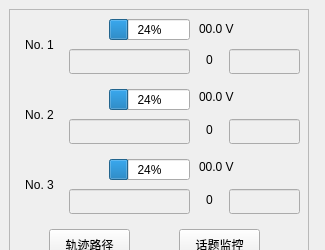
  <widget class="QDockWidget" name="dock_status">
   <property name="sizePolicy">
    <sizepolicy hsizetype="Minimum" vsizetype="Preferred">
     <horstretch>0</horstretch>
     <verstretch>0</verstretch>
    </sizepolicy>
   </property>
   <property name="minimumSize">
    <size>
     <width>325</width>
     <height>250</height>
    </size>
   </property>
   <property name="floating">
    <bool>true</bool>
   </property>
   <property name="allowedAreas">
    <set>Qt::LeftDockWidgetArea|Qt::RightDockWidgetArea</set>
   </property>
   <property name="windowTitle">
    <string>Drone State</string>
   </property>
   <attribute name="dockWidgetArea">
    <number>2</number>
   </attribute>
   <widget class="QWidget" name="dockWidgetContents_2">
    <widget class="QFrame" name="frame">
     <property name="geometry">
      <rect>
       <x>9</x>
       <y>9</y>
       <width>300</width>
       <height>270</height>
      </rect>
     </property>
     <property name="sizePolicy">
      <sizepolicy hsizetype="Minimum" vsizetype="Preferred">
       <horstretch>0</horstretch>
       <verstretch>0</verstretch>
      </sizepolicy>
     </property>
     <property name="minimumSize">
      <size>
       <width>300</width>
       <height>270</height>
      </size>
     </property>
     <property name="frameShape">
      <enum>QFrame::StyledPanel</enum>
     </property>
     <property name="frameShadow">
      <enum>QFrame::Raised</enum>
     </property>
     <widget class="QProgressBar" name="drone_progressBar_1">
      <property name="geometry">
       <rect>
        <x>100</x>
        <y>10</y>
        <width>81</width>
        <height>21</height>
       </rect>
      </property>
      <property name="value">
       <number>24</number>
      </property>
     </widget>
     <widget class="QLabel" name="drone_label_num_1">
      <property name="geometry">
       <rect>
        <x>10</x>
        <y>10</y>
        <width>41</width>
        <height>51</height>
       </rect>
      </property>
      <property name="text">
       <string>No. 1</string>
      </property>
      <property name="alignment">
       <set>Qt::AlignCenter</set>
      </property>
     </widget>
     <widget class="QLineEdit" name="drone_State_lineEdit_1">
      <property name="enabled">
       <bool>false</bool>
      </property>
      <property name="geometry">
       <rect>
        <x>60</x>
        <y>40</y>
        <width>121</width>
        <height>25</height>
       </rect>
      </property>
      <property name="alignment">
       <set>Qt::AlignCenter</set>
      </property>
      <property name="readOnly">
       <bool>false</bool>
      </property>
     </widget>
     <widget class="QLabel" name="drone_png_battery_1">
      <property name="geometry">
       <rect>
        <x>60</x>
        <y>10</y>
        <width>31</width>
        <height>21</height>
       </rect>
      </property>
      <property name="text">
       <string/>
      </property>
      <property name="pixmap">
       <pixmap>:/images/power.png</pixmap>
      </property>
     </widget>
     <widget class="QLabel" name="drone_label_power_1">
      <property name="geometry">
       <rect>
        <x>190</x>
        <y>12</y>
        <width>51</width>
        <height>16</height>
       </rect>
      </property>
      <property name="text">
       <string>00.0 V</string>
      </property>
     </widget>
     <widget class="QLabel" name="drone_label_sys_state_1">
      <property name="geometry">
       <rect>
        <x>190</x>
        <y>40</y>
        <width>21</width>
        <height>21</height>
       </rect>
      </property>
      <property name="text">
       <string>0</string>
      </property>
      <property name="alignment">
       <set>Qt::AlignCenter</set>
      </property>
     </widget>
     <widget class="QLabel" name="drone_label_num_2">
      <property name="geometry">
       <rect>
        <x>10</x>
        <y>80</y>
        <width>41</width>
        <height>51</height>
       </rect>
      </property>
      <property name="text">
       <string>No. 2</string>
      </property>
      <property name="alignment">
       <set>Qt::AlignCenter</set>
      </property>
     </widget>
     <widget class="QLabel" name="drone_png_battery_2">
      <property name="geometry">
       <rect>
        <x>60</x>
        <y>80</y>
        <width>31</width>
        <height>21</height>
       </rect>
      </property>
      <property name="text">
       <string/>
      </property>
      <property name="pixmap">
       <pixmap>:/images/power.png</pixmap>
      </property>
     </widget>
     <widget class="QProgressBar" name="drone_progressBar_2">
      <property name="geometry">
       <rect>
        <x>100</x>
        <y>80</y>
        <width>81</width>
        <height>21</height>
       </rect>
      </property>
      <property name="value">
       <number>24</number>
      </property>
     </widget>
     <widget class="QLabel" name="drone_label_power_2">
      <property name="geometry">
       <rect>
        <x>190</x>
        <y>80</y>
        <width>51</width>
        <height>16</height>
       </rect>
      </property>
      <property name="text">
       <string>00.0 V</string>
      </property>
     </widget>
     <widget class="QLineEdit" name="drone_State_lineEdit_2">
      <property name="enabled">
       <bool>false</bool>
      </property>
      <property name="geometry">
       <rect>
        <x>60</x>
        <y>110</y>
        <width>121</width>
        <height>25</height>
       </rect>
      </property>
      <property name="alignment">
       <set>Qt::AlignCenter</set>
      </property>
      <property name="readOnly">
       <bool>false</bool>
      </property>
     </widget>
     <widget class="QLabel" name="drone_label_sys_state_2">
      <property name="geometry">
       <rect>
        <x>190</x>
        <y>110</y>
        <width>21</width>
        <height>21</height>
       </rect>
      </property>
      <property name="text">
       <string>0</string>
      </property>
      <property name="alignment">
       <set>Qt::AlignCenter</set>
      </property>
     </widget>
     <widget class="QLabel" name="drone_label_num_3">
      <property name="geometry">
       <rect>
        <x>10</x>
        <y>150</y>
        <width>41</width>
        <height>51</height>
       </rect>
      </property>
      <property name="text">
       <string>No. 3</string>
      </property>
      <property name="alignment">
       <set>Qt::AlignCenter</set>
      </property>
     </widget>
     <widget class="QLabel" name="drone_png_battery_3">
      <property name="geometry">
       <rect>
        <x>60</x>
        <y>150</y>
        <width>31</width>
        <height>21</height>
       </rect>
      </property>
      <property name="text">
       <string/>
      </property>
      <property name="pixmap">
       <pixmap>:/images/power.png</pixmap>
      </property>
     </widget>
     <widget class="QProgressBar" name="drone_progressBar_3">
      <property name="geometry">
       <rect>
        <x>100</x>
        <y>150</y>
        <width>81</width>
        <height>21</height>
       </rect>
      </property>
      <property name="value">
       <number>24</number>
      </property>
     </widget>
     <widget class="QLabel" name="drone_label_power_3">
      <property name="geometry">
       <rect>
        <x>190</x>
        <y>150</y>
        <width>51</width>
        <height>16</height>
       </rect>
      </property>
      <property name="text">
       <string>00.0 V</string>
      </property>
     </widget>
     <widget class="QLineEdit" name="drone_State_lineEdit_3">
      <property name="enabled">
       <bool>false</bool>
      </property>
      <property name="geometry">
       <rect>
        <x>60</x>
        <y>180</y>
        <width>121</width>
        <height>25</height>
       </rect>
      </property>
      <property name="text">
       <string/>
      </property>
      <property name="alignment">
       <set>Qt::AlignCenter</set>
      </property>
      <property name="readOnly">
       <bool>false</bool>
      </property>
     </widget>
     <widget class="QLabel" name="drone_label_sys_state_3">
      <property name="geometry">
       <rect>
        <x>190</x>
        <y>180</y>
        <width>21</width>
        <height>21</height>
       </rect>
      </property>
      <property name="text">
       <string>0</string>
      </property>
      <property name="alignment">
       <set>Qt::AlignCenter</set>
      </property>
     </widget>
     <widget class="QLineEdit" name="drone_func_type_1">
      <property name="enabled">
       <bool>false</bool>
      </property>
      <property name="geometry">
       <rect>
        <x>220</x>
        <y>40</y>
        <width>71</width>
        <height>25</height>
       </rect>
      </property>
      <property name="alignment">
       <set>Qt::AlignCenter</set>
      </property>
     </widget>
     <widget class="QLineEdit" name="drone_func_type_2">
      <property name="enabled">
       <bool>false</bool>
      </property>
      <property name="geometry">
       <rect>
        <x>220</x>
        <y>110</y>
        <width>71</width>
        <height>25</height>
       </rect>
      </property>
      <property name="alignment">
       <set>Qt::AlignCenter</set>
      </property>
     </widget>
     <widget class="QLineEdit" name="drone_func_type_3">
      <property name="enabled">
       <bool>false</bool>
      </property>
      <property name="geometry">
       <rect>
        <x>220</x>
        <y>180</y>
        <width>71</width>
        <height>25</height>
       </rect>
      </property>
      <property name="alignment">
       <set>Qt::AlignCenter</set>
      </property>
     </widget>
     <widget class="QPushButton" name="pB_3_rviz_path">
      <property name="geometry">
       <rect>
        <x>40</x>
        <y>220</y>
        <width>81</width>
        <height>31</height>
       </rect>
      </property>
      <property name="text">
       <string>轨迹路径</string>
      </property>
     </widget>
     <widget class="QPushButton" name="pB_4_rqt_hz">
      <property name="geometry">
       <rect>
        <x>170</x>
        <y>220</y>
        <width>81</width>
        <height>31</height>
       </rect>
      </property>
      <property name="text">
       <string>话题监控</string>
      </property>
     </widget>
    </widget>
   </widget>
  </widget>
